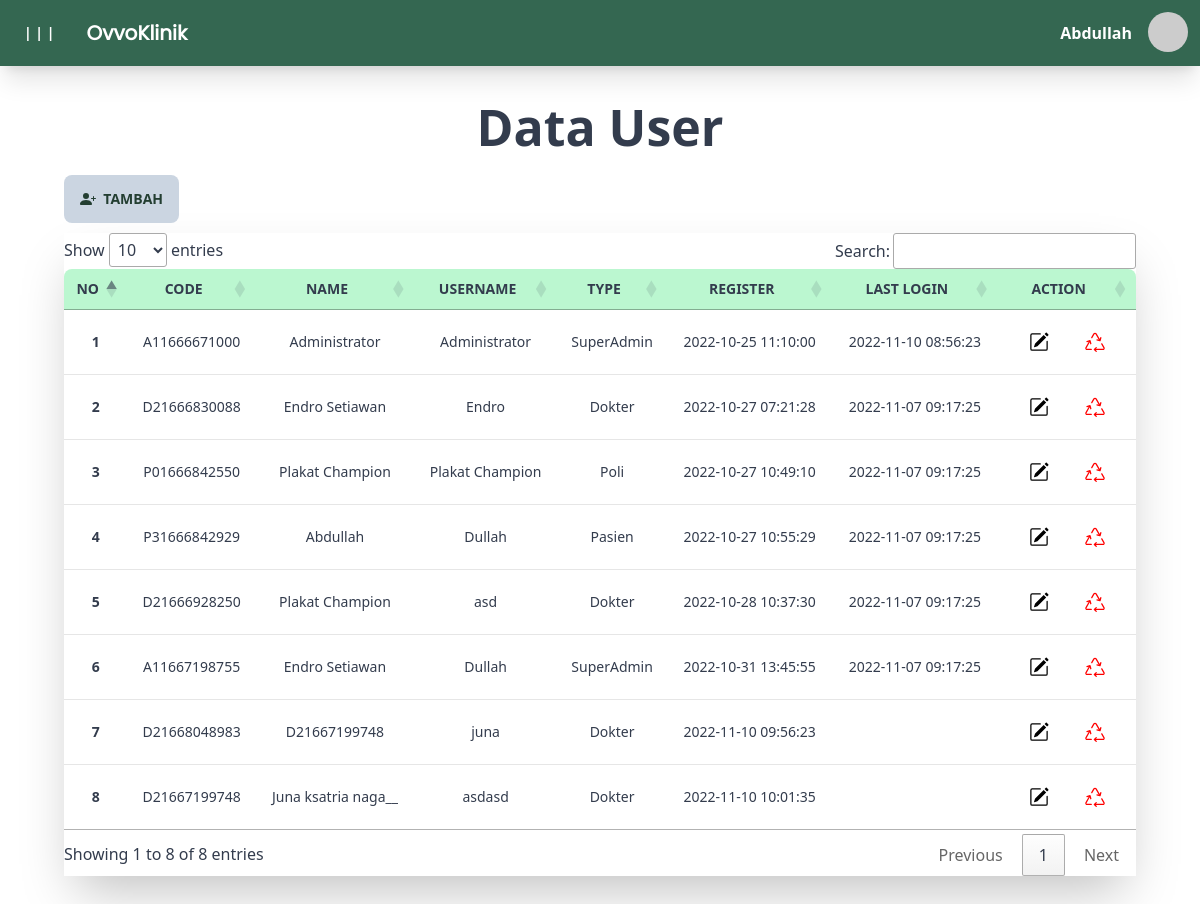
Page /src/page/home.php?page=user_right (signed in) on the earlier database version.
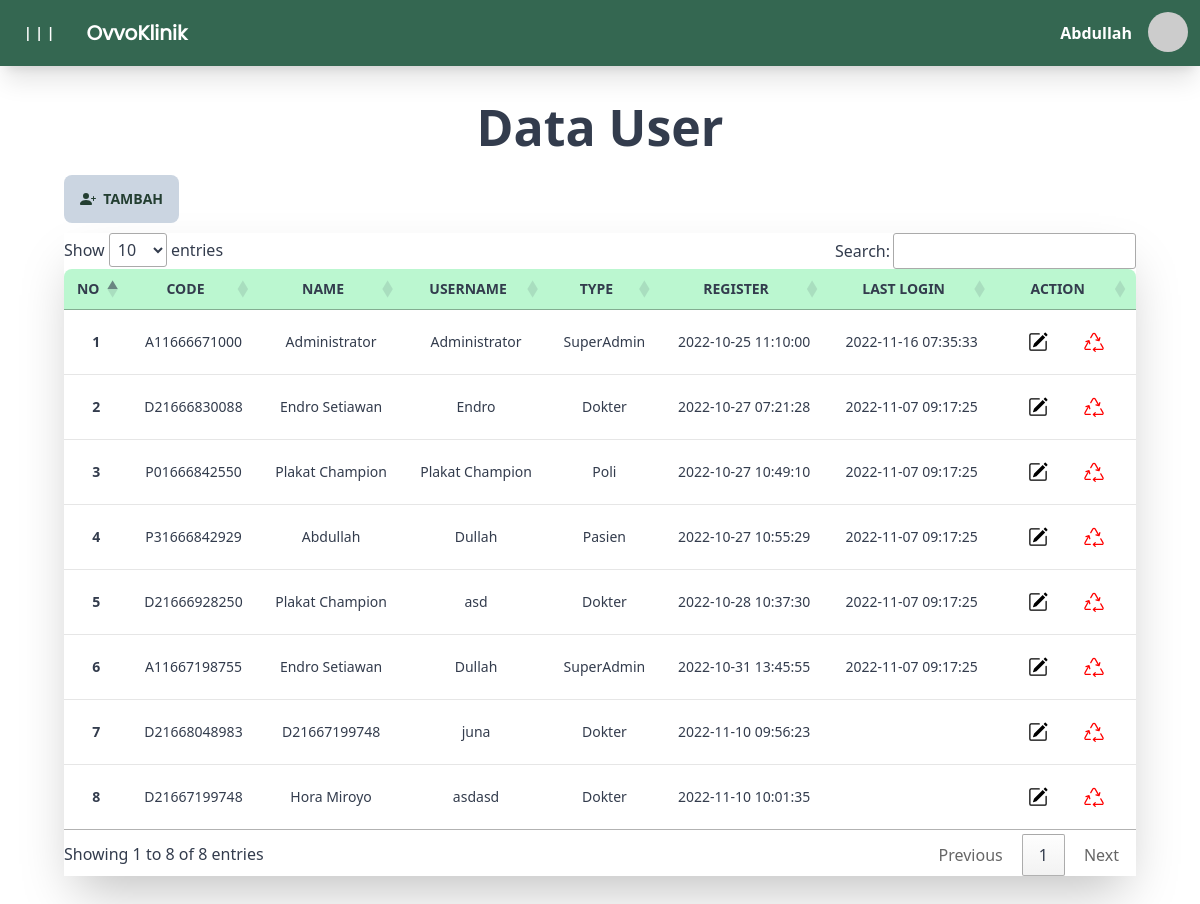
Same page on the later database version.
### tables this page shows
CREATE TABLE `user_right` (
  `id` int(7) NOT NULL,
  `kode` varchar(20) NOT NULL,
  `nama` varchar(30) NOT NULL,
  `username` varchar(30) NOT NULL,
  `password` varchar(50) NOT NULL,
  `type` char(2) NOT NULL,
  `register` datetime DEFAULT NULL,
  `last_login` datetime DEFAULT NULL,
  `view_menu` int(1) NOT NULL
);

### src/engine/koneksi.php (called while the page is built, shortened)
<?php
    class database {
        var $host = 'localhost';
        var $username = 'root';
        var $password = '';
        var $db = 'ovvo';
        function __construct(){
            $this -> koneksi = mysqli_connect(
                $this -> host,
                $this -> username,
                $this -> password,
                $this -> db
            );
        }
         function tampil_user() {
            $query = mysqli_query($this -> koneksi, "SELECT * FROM user_right");
            while ($row = mysqli_fetch_array($query)){
                $data[] = $row;
            }
            return $data;
         }
    }

### src/page/user/user_right.php (the view, shortened to what this page needs)
<center>
  <br>
  <div style="padding-bottom: 10px; ;">
    <h1 style="font-size: 50px;" class="font-bold">Data User</h1>
  </div>
</center>
<div class="md:px-16 px-5">
  <div style="padding-bottom: 10px;">
    <a href="home.php?page=tambah_user">
      <button style="border: 0;" class="btn btn-primary font-semibold bg-slate-300 hover:bg-teal-500">
        &nbsp;&nbsp;Tambah
      </button>
    </a>
  </div>
  <div class="shadow-2xl">
    <div class="overflow-x-auto">
      <table id="myTable" class="table hover table-compact w-full text-center">
        <thead>
          <tr >
            <th class="bg-green-200" style="text-align: center;">No</th>
            <th class="bg-green-200" style="text-align: center;">Code</th>
            <th class="bg-green-200" style="text-align: center;">Name</th>
            <th class="bg-green-200" style="text-align: center;">Username</th>
            <th class="bg-green-200" style="text-align: center;">Type</th>
            <th class="bg-green-200" style="text-align: center;">Register</th>
            <th class="bg-green-200" style="text-align: center;">Last Login</th>
            <th class="bg-green-200" style="text-align: center;">Action</th>
          </tr>
        </thead>
        <tbody>
          <?php
          $data = $db->tampil_user();
          $no = 1;
          foreach ($data as $row) :
            $type = $row['type'];
            if ($type == 'A1') {
              $tipe = 'SuperAdmin';
            } else if ($type == 'D2') {
              $tipe = 'Dokter';
            } else if ($type == 'P3') {
              $tipe = 'Pasien';
            } else if ($type == 'P0') {
              $tipe = 'Poli';
            } else {
              $tipe = 'BLOKIR!!';
            }
          ?>
            <tr>
              <th><?= $no++ ?></th>
              <td><?= $row['kode'] ?></td>
              <td><?= $row['nama'] ?></td>
              <td><?= $row['username'] ?></td>
              <td><?= $tipe ?></td>
              <td><?= $row['register'] ?></td>
              <td><?= $row['last_login'] ?></td>
              <td>
                <a class="btn" style="background:transparent ; color: black; border: 0; height: min-content;" href="../page/home.php?page=edit_user&id=<?= $row['id']; ?>">
                </a>
                <a class="btn tbl_hapus" style="background:transparent ; color: red; border: 0; height: min-content;" href="user/proses.php?aksi=hapus&id=<?= $row['id']; ?>">
                </a>
              </td>
            </tr>
          <?php
          endforeach;
          ?>
      </table>
    </div>
  </div>
</div>
<br><br>

Differences in the rows shown:
changed user_right "Administrator": last_login "2022-11-10 08:56:23" → "2022-11-16 07:35:33"
changed user_right "asdasd": nama "Juna ksatria naga__" → "Hora Miroyo"
